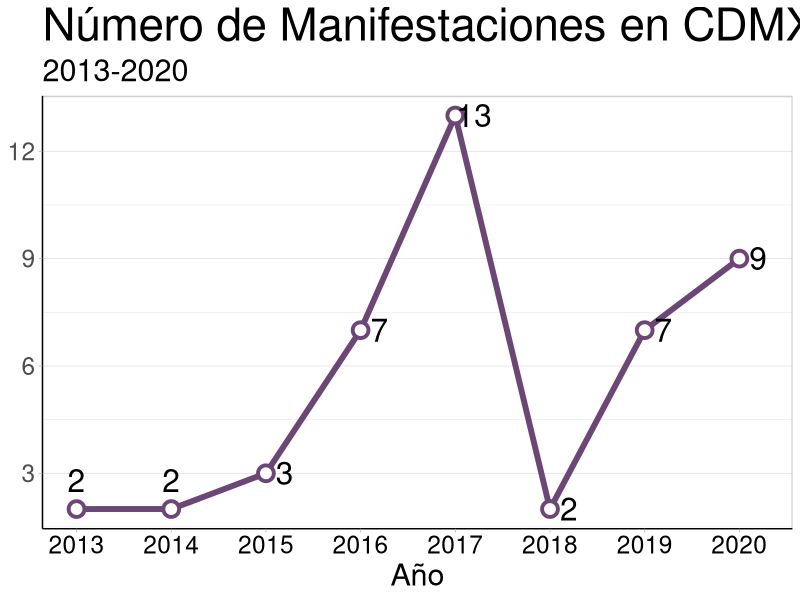
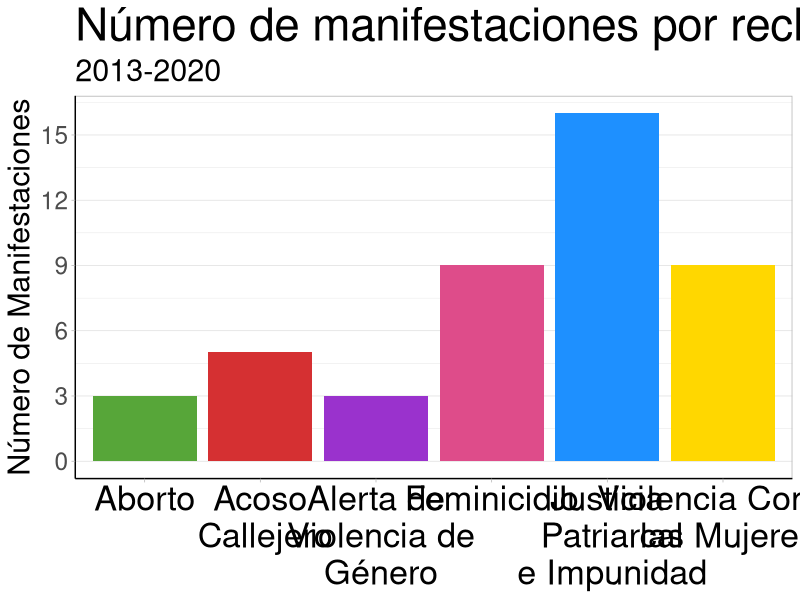

Write R code to recreate these figures, in order.
library(tidyverse)
library(ggplot2)

###### Elaboracion de la serie de tiempo
manif_df <- tibble(year = seq(from = 2013, to = 2020),
                   num = c(2, 2, 3, 7, 13, 2, 7, 9))
manif_df

sum(manif_df$num) # Total

ts_manifestaciones <- ts(manif_df$num, start = c(2013), frequency = 1)

# Grafica
tibble(time = time(ts_manifestaciones),
                     serie = ts_manifestaciones,
                     str = c("2", "2", "3", "7", "13", "2", "7", "9")) %>%
  ggplot(aes(x = time, y = serie, label = str)) +
  geom_line(size = 2, color = "#6C4675") +
  geom_point(size = 4, shape = 21, stroke = 2, color = "#6C4675", fill = "white") +
  geom_text(nudge_x = c(0, 0, .2, .2, .2, .2, .2, .2),
            nudge_y = c(.8, .8, 0, 0, 0, 0, 0 ,0), size = 8) +
  labs(x = "Año", y = "Manifestaciones") +
  ggtitle("Número de Manifestaciones en CDMX", #REV
          subtitle = "2013-2020") +
  scale_x_continuous(breaks = seq(2013, 2020, 1)) +
  scale_y_continuous(breaks = seq(0, 15, 3)) +
  theme_light() +
  theme(plot.title = element_text(size = rel(3)),
        plot.subtitle = element_text(size = rel(2)),
        axis.line = element_line(colour = "black", linetype = "solid"),
        axis.title.y = element_blank(),
        axis.title.x = element_text(size = rel(2)),
        axis.text.x = element_text(color = "black", size = rel(2)),
        axis.text.y = element_text(size = rel(2)),
        panel.grid.major.x = element_blank(),
        panel.grid.minor.x = element_blank())




###### Elaboracion de la grafica de barras

# Simbología
# Azul <- Justicia Patriarcal e Impunidad
# Violeta <- Alerta de Violencia de Género
# Rosa <- Feminicidio
# Rojo <- Acoso callejero
# Verde <- Aborto
# Gris <- Violencia Contra las Mujeres (junté este y el siguiente por problemas
# de definición)

clasif_table <- tribble( ~class,  ~num,
                         "Justicia\n Patriarcal\n e Impunidad", 16,
                         "Alerta de\n Violencia de\n Género", 3,
                         "Feminicidio", 9,
                         "Acoso\n Callejero", 5,
                         "Aborto", 3,
                         "Violencia Contra\n las Mujeres", 9
                         )
clasif_table

sum(clasif_table$num) # Total

# Grafica
ggplot(data = clasif_table, aes(x = class,
                                y = num, fill = class)) +
  geom_bar(stat = "identity") +
  labs(x = NULL, y = "Número de Manifestaciones") +
  ggtitle("Número de manifestaciones por reclamo", #REV
          subtitle = "2013-2020") +
  scale_y_continuous(breaks = seq(0, 15, 3)) +
  scale_fill_manual(values =  c("#57A639", "#D53032", "darkorchid3", "#DE4C8A", "dodgerblue", "gold1")) +
  theme_light() +
  theme(plot.title = element_text(size = rel(3)),
        plot.subtitle = element_text(size = rel(2)),
        axis.line = element_line(colour = "black", linetype = "solid"),
        axis.title.y = element_text(size = rel(2)),
        axis.text.x = element_text(color = "black", size = rel(2.8)),
        axis.text.y = element_text(size = rel(2)),
        panel.grid.major.x = element_blank(),
        panel.grid.minor.x = element_blank(),
        legend.position = "none")

